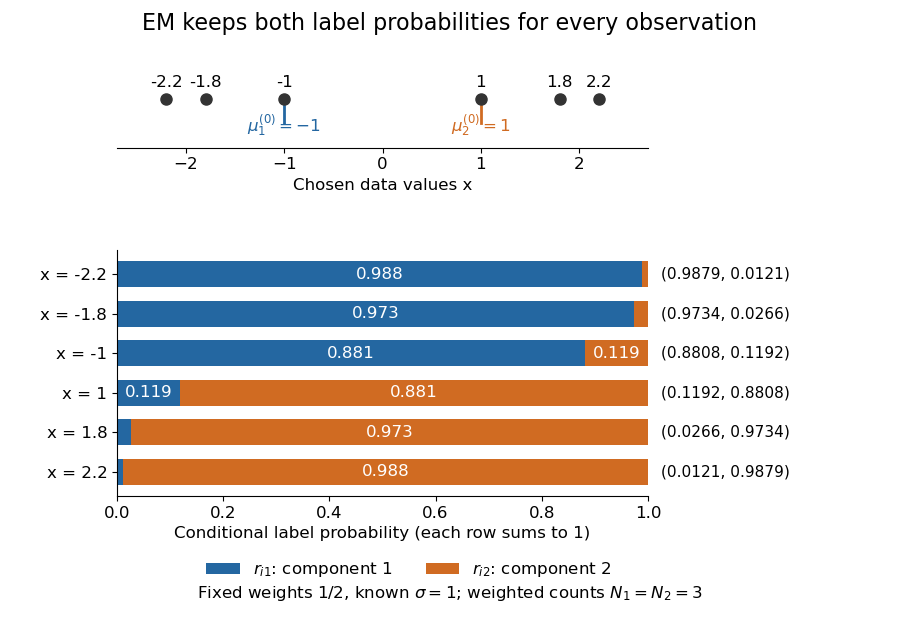

The Python source for this figure:
"""Plot an original first E-step. Tested with Python 3.14, NumPy 2.3.5, Matplotlib 3.10.7.

Run from _media; the PNG is written to the current working directory.
"""

from pathlib import Path

import matplotlib.pyplot as plt
import numpy as np


def responsibilities(x, means):
    log_joint = -0.5 * (x[:, None] - means[None, :]) ** 2 - np.log(2.0)
    maximum = log_joint.max(axis=1, keepdims=True)
    log_sum = maximum + np.log(np.exp(log_joint - maximum).sum(axis=1, keepdims=True))
    return np.exp(log_joint - log_sum)


def main():
    x = np.array([-2.2, -1.8, -1.0, 1.0, 1.8, 2.2])
    means = np.array([-1.0, 1.0])
    r = responsibilities(x, means)
    colors = ["#2467a1", "#d06b22"]
    plt.rcParams.update({"font.size": 12, "axes.spines.top": False, "axes.spines.right": False})
    fig, (data_ax, weight_ax) = plt.subplots(
        2, 1, figsize=(9, 6.2), gridspec_kw={"height_ratios": [1, 3.1]}
    )
    fig.patch.set_facecolor("white")
    fig.suptitle("EM keeps both label probabilities for every observation", fontsize=16)
    data_ax.scatter(x, np.zeros_like(x), s=64, color="#333333", zorder=3)
    for value in x:
        data_ax.annotate(f"{value:g}", (value, 0), xytext=(0, 9), textcoords="offset points", ha="center")
    for j, mean in enumerate(means):
        data_ax.plot([mean, mean], [-0.35, -0.1], color=colors[j], lw=2)
        data_ax.text(mean, -0.48, rf"$\mu_{j+1}^{{(0)}}={mean:g}$", ha="center", color=colors[j])
    data_ax.set(xlim=(-2.7, 2.7), ylim=(-0.7, 0.45), yticks=[], xlabel="Chosen data values x")
    data_ax.spines["left"].set_visible(False)
    rows = np.arange(len(x))
    weight_ax.barh(rows, r[:, 0], color=colors[0], height=0.66, label=r"$r_{i1}$: component 1")
    weight_ax.barh(rows, r[:, 1], left=r[:, 0], color=colors[1], height=0.66, label=r"$r_{i2}$: component 2")
    for row, probabilities in enumerate(r):
        for j, probability in enumerate(probabilities):
            if probability >= 0.08:
                center = probability / 2 + (probabilities[0] if j else 0)
                weight_ax.text(center, row, f"{probability:.3f}", ha="center", va="center", color="white")
        weight_ax.text(1.025, row, f"({probabilities[0]:.4f}, {probabilities[1]:.4f})", va="center", fontsize=11)
    weight_ax.set(yticks=rows, yticklabels=[f"x = {value:g}" for value in x], xlim=(0, 1), xlabel="Conditional label probability (each row sums to 1)")
    weight_ax.invert_yaxis()
    weight_ax.legend(loc="upper center", bbox_to_anchor=(0.55, -0.2), ncol=2, frameon=False)
    fig.text(0.5, 0.035, r"Fixed weights 1/2, known $\sigma=1$; weighted counts $N_1=N_2=3$", ha="center", fontsize=12)
    fig.subplots_adjust(left=0.13, right=0.72, top=0.89, bottom=0.2, hspace=0.63)
    fig.savefig(Path.cwd() / (Path(__file__).stem + ".png"), dpi=100, facecolor="white", transparent=False)
    plt.close(fig)


if __name__ == "__main__":
    main()
